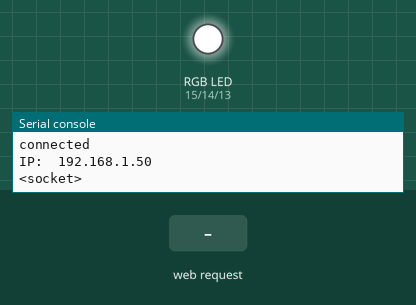
A program run on a simulated MicroPython board. Shown: an RGB LED mixed from three pins (HIGH = lit), the last lines printed to the serial console. Inputs (shaded band) come from the test bench. WiFi joins after 1.5 s.

Above: at 3.2 s.
3.3 s: HTTP request GET /white? received
At 3.7 s:
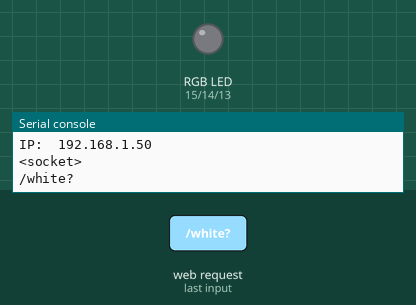
4.8 s: HTTP request GET /red? received
At 6.0 s:
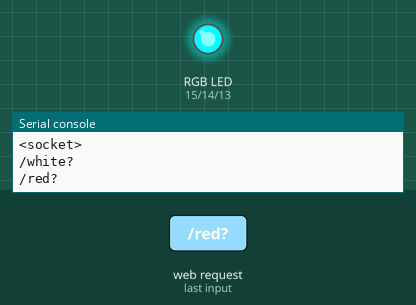
6.3 s: HTTP request GET /green? received
At 7.2 s:
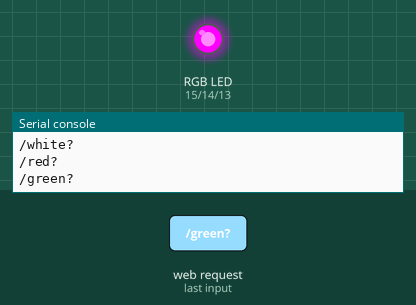
7.8 s: HTTP request GET /blue? received
At 8.3 s:
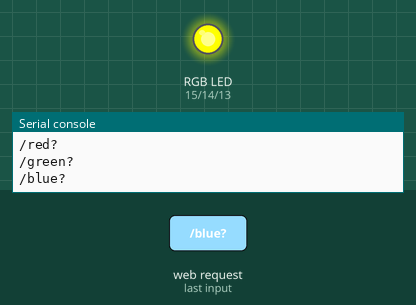
Timing chart, 0 to 10.3 s (numbered marks = the images above; inputs shaded):
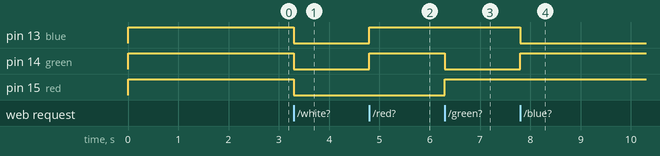

Measured:
- after the input at 3.3 s, pin 13 (blue), pin 14 (green), pin 15 (red): HIGH → LOW at once
- after the input at 4.8 s, pin 13 (blue), pin 14 (green): LOW → HIGH at once
- after the input at 6.3 s, pin 14 (green): HIGH → LOW at once; pin 15 (red): LOW → HIGH at once
- after the input at 7.8 s, pin 13 (blue): HIGH → LOW at once; pin 14 (green): LOW → HIGH at once

The program:

rgbserwer.py
```python
import machine
import socket
import math
import utime
import network
import time

ssid = '...'
password = '...'

wlan = network.WLAN(network.STA_IF)
wlan.active(True)
wlan.connect(ssid, password)

# rgb led
red=machine.Pin(15,machine.Pin.OUT)
green=machine.Pin(14,machine.Pin.OUT)
blue=machine.Pin(13,machine.Pin.OUT)

red.high()
green.high()
blue.high()

# Wait for connect or fail
wait = 10
while wait > 0:
    if wlan.status() < 0 or wlan.status() >= 3:
        break
    wait -= 1
    print('waiting for connection...')
    time.sleep(1)

# Handle connection error
if wlan.status() != 3:
    raise RuntimeError('wifi connection failed')
else:
    print('connected')
    ip=wlan.ifconfig()[0]
    print('IP: ', ip)


def webpage():
    html = f"""


            <!doctype html>
            <html lang="en">
              <head>
                <meta charset="utf-8">
                <meta name="viewport" content="width=device-width, initial-scale=1">
                <title>RGB LAMP</title>
                <link href="https://cdn.jsdelivr.net/npm/bootstrap@5.3.0-alpha3/dist/css/bootstrap.min.css" rel="stylesheet" integrity="sha384-KK94CHFLLe+nY2dmCWGMq91rCGa5gtU4mk92HdvYe+M/SXH301p5ILy+dN9+nJOZ" crossorigin="anonymous">
              </head>
              <body>
                <container class="p-2">
                <h1 class="text-center">Lamp controler</h1>
                <img src="https://www.silentiumpc.com/wp-content/uploads/2021/07/ico-illumination-rgb-200px-2021.png" width="200px" class="rounded mx-auto d-block mb-2" alt="...">
                <form class="row" action="./white">
                <div>
                <input class="form-control" type="submit" value="white " />
                </div>
                </form>

                <form class="row" action="./red">
                <div>
                <input class="form-control" type="submit" value="red " />
                </div>
                </form>

                <form class="row"  action="./green">
                <div>
                <input class="form-control" type="submit" value="green" />
                </div>
                </form>

                <form class="row"  action="./blue">
                <div>
                <input class="form-control" type="submit" value="blue" />
                </div>
                </form>

                <form class="row"  action="./off">
                <div>
                <input class="form-control" type="submit" value="off" />
                </div>
                </form>
                </container>
                <script src="https://cdn.jsdelivr.net/npm/bootstrap@5.3.0-alpha3/dist/js/bootstrap.bundle.min.js" integrity="sha384-ENjdO4Dr2bkBIFxQpeoTz1HIcje39Wm4jDKdf19U8gI4ddQ3GYNS7NTKfAdVQSZe" crossorigin="anonymous"></script>
              </body>
            </html>


            """
    return html

def serve(connection):
    while True:
        client = connection.accept()[0]
        request = client.recv(1024)
        request = str(request)
        try:
            request = request.split()[1]
        except IndexError:
            pass

        print(request)

        if request == '/off?':
            red.high()
            green.high()
            blue.high()
        elif request == '/white?':
            red.low()
            green.low()
            blue.low()
        elif request == '/red?':
            red.low()
            green.high()
            blue.high()
        elif request == '/green?':
            red.high()
            green.low()
            blue.high()
        elif request == '/blue?':
            red.high()
            green.high()
            blue.low()

        html=webpage()
        client.send(html)
        client.close()

def open_socket(ip):
    # Open a socket
    address = (ip, 80)
    connection = socket.socket()
    connection.setsockopt(socket.SOL_SOCKET, socket.SO_REUSEADDR, 1)
    connection.bind(address)
    connection.listen(1)
    print(connection)
    return(connection)


try:
    if ip is not None:
        connection=open_socket(ip)
        serve(connection)
except KeyboardInterrupt:
    machine.reset()
```
